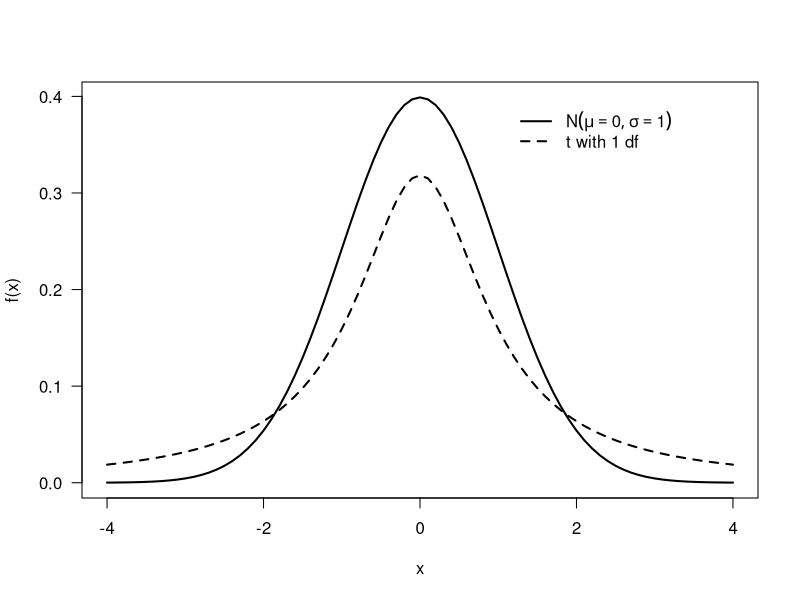

This figure's R source:
#Create Data
x <- seq(-4,4,0.1)
norm = dnorm(x)
norm_x = dnorm(x, mean = mean(x), sd = sd(x))
t = dt(x, df=1)
norm_df = as.data.frame(norm)
t_df = as.data.frame(t)

#plot the comparison
ppi=50000
plot(x, norm, type="n", ylab="f(x)", las=1)
lines(x, norm, lty=1, lwd=2)
lines(x, t, lty=2, lwd=2)
legend(1.1, .395, lty=1:2, lwd=2,bty = 'n',
         legend=c(expression(N(mu == 0,sigma == 1)),
                  paste("t with ", 1," df", sep="")))